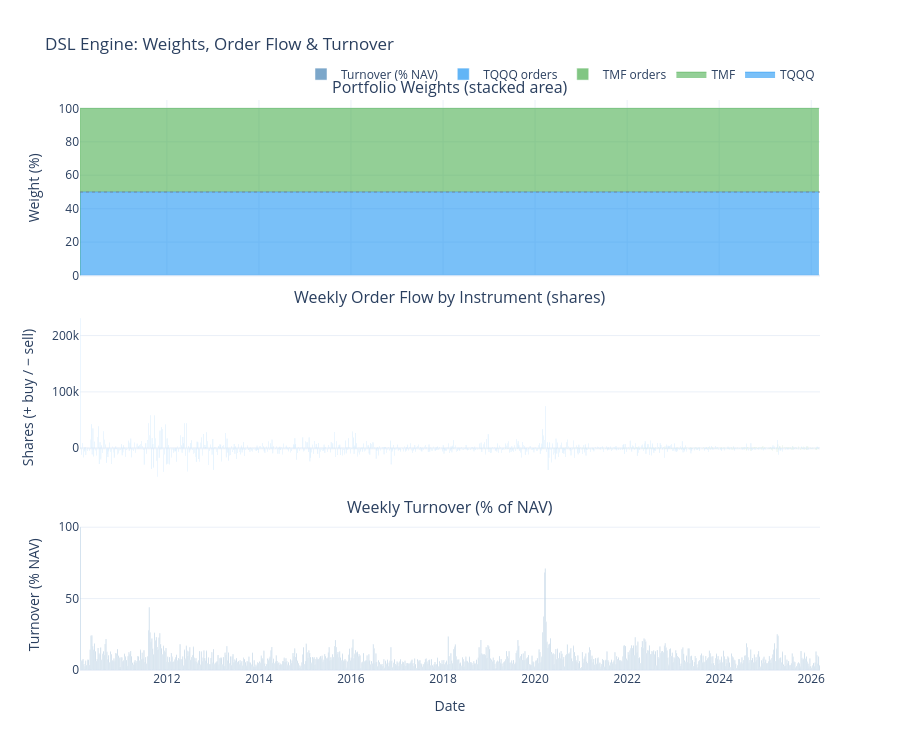

Notebook source saved alongside this figure:
### Code cell
# ====== DSL Engine: Weights, Orders & Turnover — Plotly ======
# Uses the same stacked-area pattern as gui/charts.py plot_weights_evolution()

from quantdsl_backtest.engine.results import BacktestResult

# --- Prepare data ---
weights = result.weights.copy()

# Daily order quantities per instrument
if 'datetime' in trades.columns:
    daily_orders = trades.groupby(['datetime', 'instrument'])['quantity'].sum().unstack(fill_value=0)
    daily_notional = trades.groupby('datetime')['notional'].apply(lambda x: x.abs().sum())
else:
    daily_orders = trades.groupby([trades.index, 'instrument'])['quantity'].sum().unstack(fill_value=0)
    daily_notional = trades.groupby(trades.index)['notional'].apply(lambda x: x.abs().sum())

# Weekly aggregation for orders/notional (4000 daily bars are too dense)
weekly_orders = daily_orders.resample('W').sum()
weekly_notional = daily_notional.resample('W').sum()

# Turnover as % of NAV per week
weekly_equity = result.equity.resample('W').last()
weekly_turnover_pct = (weekly_notional / weekly_equity * 100).dropna()

fig = make_subplots(
    rows=3, cols=1, shared_xaxes=True, vertical_spacing=0.06,
    subplot_titles=(
        'Portfolio Weights (stacked area)',
        'Weekly Order Flow by Instrument (shares)',
        'Weekly Turnover (% of NAV)',
    ),
    row_heights=[0.35, 0.35, 0.30],
)

# ── Panel 1: Stacked area weights (matching gui/charts.py pattern) ──
fig.add_trace(go.Scatter(
    x=weights.index, y=weights['TQQQ'] * 100,
    name='TQQQ', mode='lines', stackgroup='weights',
    line=dict(width=0.5, color='#2196F3'),
    fillcolor='rgba(33,150,243,0.6)',
    hovertemplate='TQQQ: %{y:.1f}%<extra></extra>',
), row=1, col=1)
fig.add_trace(go.Scatter(
    x=weights.index, y=weights['TMF'] * 100,
    name='TMF', mode='lines', stackgroup='weights',
    line=dict(width=0.5, color='#4CAF50'),
    fillcolor='rgba(76,175,80,0.6)',
    hovertemplate='TMF: %{y:.1f}%<extra></extra>',
), row=1, col=1)
fig.add_hline(y=50, line_dash='dot', line_color='gray', opacity=0.4, row=1, col=1)
fig.update_yaxes(title_text='Weight (%)', range=[0, 105], tickformat='.0f', row=1, col=1)

# ── Panel 2: Weekly order flow (grouped bars — readable density) ──
for inst in weekly_orders.columns:
    color = '#2196F3' if inst == 'TQQQ' else '#4CAF50'
    fig.add_trace(go.Bar(
        x=weekly_orders.index, y=weekly_orders[inst],
        name=f'{inst} orders', marker_color=color, opacity=0.7,
        hovertemplate=f'{inst}: %{{y:,.0f}} shares<extra></extra>',
    ), row=2, col=1)
fig.update_yaxes(title_text='Shares (+ buy / − sell)', row=2, col=1)

# ── Panel 3: Weekly turnover % of NAV ──
fig.add_trace(go.Bar(
    x=weekly_turnover_pct.index, y=weekly_turnover_pct.values,
    name='Turnover (% NAV)', marker_color='steelblue', opacity=0.7,
    hovertemplate='Turnover: %{y:.1f}% NAV<extra></extra>',
), row=3, col=1)
fig.update_yaxes(title_text='Turnover (% NAV)', row=3, col=1)
fig.update_xaxes(title_text='Date', row=3, col=1)

fig.update_layout(
    height=750, template='plotly_white', hovermode='x unified',
    barmode='group',
    title='DSL Engine: Weights, Order Flow & Turnover',
    legend=dict(orientation='h', yanchor='bottom', y=1.02, xanchor='right', x=1),
)
fig.show()

# Compact stats
med_turn = weekly_turnover_pct.median()
max_turn = weekly_turnover_pct.max()
max_turn_dt = weekly_turnover_pct.idxmax()
print(f"Weekly turnover:  median {med_turn:.1f}% NAV  |  max {max_turn:.0f}% NAV on {max_turn_dt.date()}")
print(f"Top 5 rebalancing weeks:")
for dt, val in weekly_turnover_pct.nlargest(5).items():
    not_val = weekly_notional.loc[dt] if dt in weekly_notional.index else 0
    print(f"  {dt.date()}  {val:>5.1f}% NAV  (${not_val:>10,.0f} notional)")

### Figure 1 — Plotly figure (JSON) as saved in the notebook; plotly's stock layout.template omitted (floating-point values rounded to 4 significant figures; data arrays with more than 128 entries replaced by an {"elided": "..."} marker saying what was removed)
{"data": [{"fillcolor": "rgba(33,150,243,0.6)", "hovertemplate": "TQQQ: %{y:.1f}%<extra></extra>", "line": {"color": "#2196F3", "width": 0.5}, "mode": "lines", "name": "TQQQ", "stackgroup": "weights", "type": "scatter", "x": {"elided": "4038 str values"}, "xaxis": "x", "y": {"elided": "4038 float values"}, "yaxis": "y"}, {"fillcolor": "rgba(76,175,80,0.6)", "hovertemplate": "TMF: %{y:.1f}%<extra></extra>", "line": {"color": "#4CAF50", "width": 0.5}, "mode": "lines", "name": "TMF", "stackgroup": "weights", "type": "scatter", "x": {"elided": "4038 str values"}, "xaxis": "x", "y": {"elided": "4038 float values"}, "yaxis": "y"}, {"hovertemplate": "TMF: %{y:,.0f} shares<extra></extra>", "marker": {"color": "#4CAF50"}, "name": "TMF orders", "opacity": 0.7, "type": "bar", "x": {"elided": "839 str values"}, "xaxis": "x2", "y": {"elided": "839 float values"}, "yaxis": "y2"}, {"hovertemplate": "TQQQ: %{y:,.0f} shares<extra></extra>", "marker": {"color": "#2196F3"}, "name": "TQQQ orders", "opacity": 0.7, "type": "bar", "x": {"elided": "839 str values"}, "xaxis": "x2", "y": {"elided": "839 float values"}, "yaxis": "y2"}, {"hovertemplate": "Turnover: %{y:.1f}% NAV<extra></extra>", "marker": {"color": "steelblue"}, "name": "Turnover (% NAV)", "opacity": 0.7, "type": "bar", "x": {"elided": "839 str values"}, "xaxis": "x3", "y": {"elided": "839 float values"}, "yaxis": "y3"}], "layout": {"annotations": [{"font": {"size": 16}, "showarrow": false, "text": "Portfolio Weights (stacked area)", "x": 0.5, "xanchor": "center", "xref": "paper", "y": 1, "yanchor": "bottom", "yref": "paper"}, {"font": {"size": 16}, "showarrow": false, "text": "Weekly Order Flow by Instrument (shares)", "x": 0.5, "xanchor": "center", "xref": "paper", "y": 0.632, "yanchor": "bottom", "yref": "paper"}, {"font": {"size": 16}, "showarrow": false, "text": "Weekly Turnover (% of NAV)", "x": 0.5, "xanchor": "center", "xref": "paper", "y": 0.264, "yanchor": "bottom", "yref": "paper"}], "barmode": "group", "height": 750, "hovermode": "x unified", "legend": {"orientation": "h", "x": 1, "xanchor": "right", "y": 1.02, "yanchor": "bottom"}, "shapes": [{"line": {"color": "gray", "dash": "dot"}, "opacity": 0.4, "type": "line", "x0": 0, "x1": 1, "xref": "x domain", "y0": 50, "y1": 50, "yref": "y"}], "title": {"text": "DSL Engine: Weights, Order Flow & Turnover"}, "xaxis": {"anchor": "y", "domain": [0, 1], "matches": "x3", "showticklabels": false}, "xaxis2": {"anchor": "y2", "domain": [0, 1], "matches": "x3", "showticklabels": false}, "xaxis3": {"anchor": "y3", "domain": [0, 1], "title": {"text": "Date"}}, "yaxis": {"anchor": "x", "domain": [0.692, 1], "range": [0, 105], "tickformat": ".0f", "title": {"text": "Weight (%)"}}, "yaxis2": {"anchor": "x2", "domain": [0.324, 0.632], "title": {"text": "Shares (+ buy / − sell)"}}, "yaxis3": {"anchor": "x3", "domain": [0, 0.264], "title": {"text": "Turnover (% NAV)"}}}}
